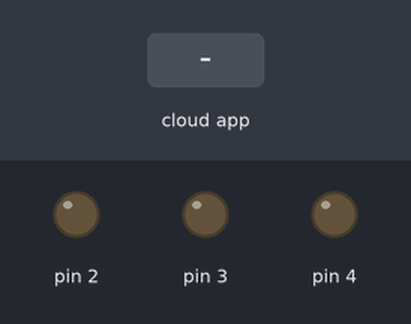
Bench run of a sketch on a simulated Arduino Uno, built with avr-gcc and run on an emulated ATmega328P. On the bench: output pins drawn as LEDs (lit = HIGH). Inputs (shaded band) come from the test bench. The ROS host is connected and sends only what is stated.

Above: at 1.2 s.
1.3 s: the phone or cloud app sets signal to -100
At 1.7 s:
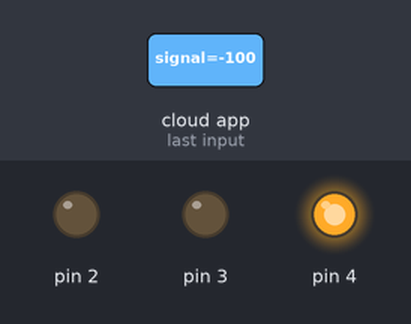
2.8 s: the phone or cloud app sets signal to 100
At 4.0 s:
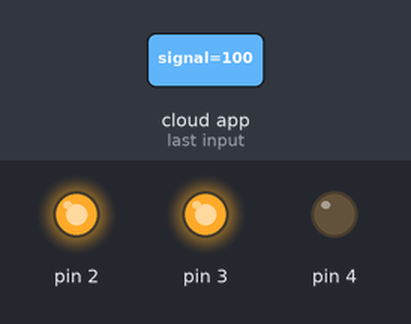
4.3 s: the phone or cloud app sets signal to 0
At 5.1 s:
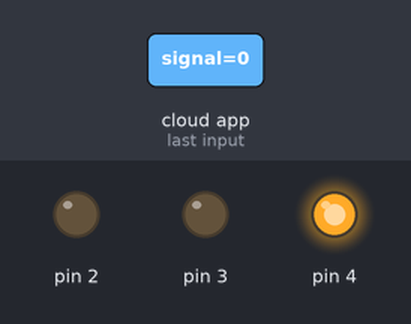
Timing chart, 0 to 7.3 s (numbered marks = the images above; inputs shaded):
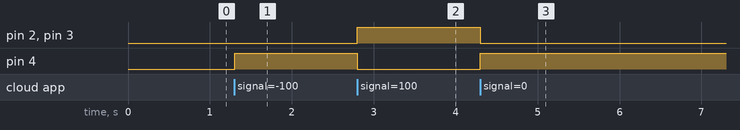

Measured:
- after the input at 1.3 s, pin 4: LOW → HIGH at once
- after the input at 2.8 s, pin 2, pin 3: LOW → HIGH at once; pin 4: HIGH → LOW at once
- after the input at 4.3 s, pin 2, pin 3: HIGH → LOW at once; pin 4: LOW → HIGH at once

The sketch:

arduinoRosNode.ino
```cpp
#include <ros.h>
#include <std_msgs/String.h>
#include <std_msgs/Float32.h>
#include <math.h>

#define BUTTON 8
#define LED 13

ros::NodeHandle node_handle;

std_msgs::Float32 signal_msg;

//se declara la funcion de calback para la senial
void subscriberCallback(const std_msgs::Float32& signal_msg) {
  //se convierte la senial a valores en el rango de -255 a 255
  int set_point = signal_msg.data*255;
  //si la senial es positiva gira en un sentido y viceversa
  if (set_point > 0) {
    digitalWrite(3,HIGH);
    digitalWrite(4,LOW);
  } else {
    digitalWrite(3,LOW);
    digitalWrite(4,HIGH);
  }
  //se escribe el valor de pwm
  analogWrite(2,set_point);
}

//se declara el nodo suscriptor
ros::Subscriber<std_msgs::Float32> motor_subscriber("signal", &subscriberCallback);

void setup()
{
  //se definen los parametros iniciales
  pinMode(3,OUTPUT);
  pinMode(4,OUTPUT);

  node_handle.initNode();
  node_handle.subscribe(motor_subscriber);
}

void loop()
{
  //ros
  node_handle.spinOnce();
  delay(1);
}
```
